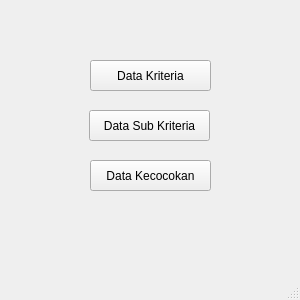
<?xml version="1.0" encoding="UTF-8"?>
<ui version="4.0">
 <class>MainWindow</class>
 <widget class="QMainWindow" name="MainWindow">
  <property name="geometry">
   <rect>
    <x>0</x>
    <y>0</y>
    <width>300</width>
    <height>300</height>
   </rect>
  </property>
  <property name="windowTitle">
   <string>MainWindow</string>
  </property>
  <widget class="QWidget" name="centralwidget">
   <widget class="QPushButton" name="pushButton">
    <property name="geometry">
     <rect>
      <x>90</x>
      <y>60</y>
      <width>121</width>
      <height>31</height>
     </rect>
    </property>
    <property name="text">
     <string>Data Kriteria</string>
    </property>
   </widget>
   <widget class="QPushButton" name="pushButton_2">
    <property name="geometry">
     <rect>
      <x>89</x>
      <y>110</y>
      <width>121</width>
      <height>31</height>
     </rect>
    </property>
    <property name="text">
     <string>Data Sub Kriteria</string>
    </property>
   </widget>
   <widget class="QPushButton" name="pushButton_3">
    <property name="geometry">
     <rect>
      <x>90</x>
      <y>160</y>
      <width>121</width>
      <height>31</height>
     </rect>
    </property>
    <property name="text">
     <string>Data Kecocokan</string>
    </property>
   </widget>
  </widget>
  <widget class="QMenuBar" name="menubar">
   <property name="geometry">
    <rect>
     <x>0</x>
     <y>0</y>
     <width>300</width>
     <height>17</height>
    </rect>
   </property>
  </widget>
  <widget class="QStatusBar" name="statusbar"/>
 </widget>
 <resources/>
 <connections/>
</ui>
